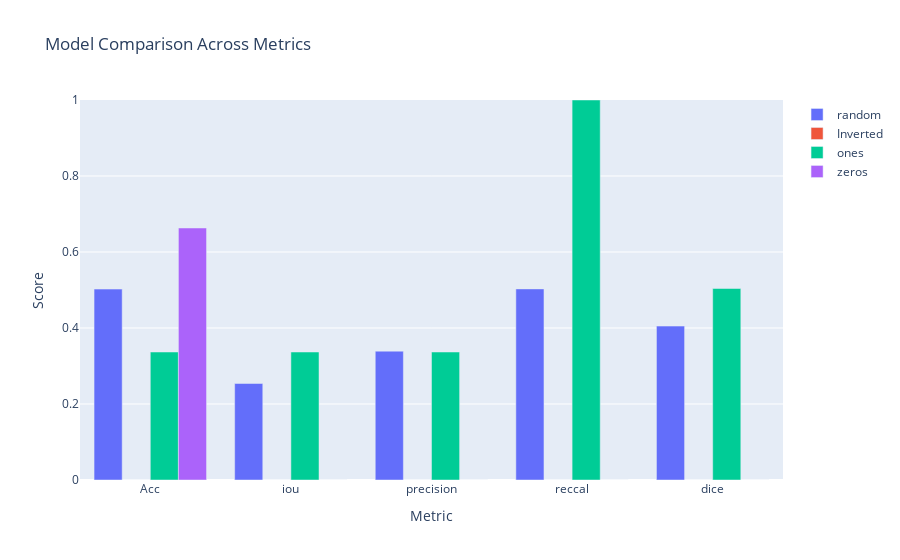

This figure's notebook cell:
### Code cell
metrics = ["Acc", "iou", "precision", "reccal", "dice"] 
names = ["inverted", "ones", "zeros", "random"]

fig = go.Figure(data=[
    go.Bar(name="random", x=metrics, y=random_metrics["confusionMatrixMetrics"]),
    go.Bar(name='Inverted', x=metrics, y=inverted_metrics["confusionMatrixMetrics"]),
    go.Bar(name='ones', x=metrics, y=ones_metrics["confusionMatrixMetrics"]),
    go.Bar(name='zeros', x=metrics, y=zeros_metrics["confusionMatrixMetrics"])
])

fig.update_layout(
    barmode='group',
    title='Model Comparison Across Metrics',
    xaxis_title='Metric',
    yaxis_title='Score',
    yaxis=dict(range=[0, 1])
)

fig.show()

### Figure 1 — Plotly figure (JSON) as saved in the notebook; plotly's stock layout.template omitted (floating-point values rounded to 4 significant figures)
{"data": [{"name": "random", "type": "bar", "x": ["Acc", "iou", "precision", "reccal", "dice"], "y": [0.5024, 0.254, 0.3391, 0.5029, 0.4051]}, {"name": "Inverted", "type": "bar", "x": ["Acc", "iou", "precision", "reccal", "dice"], "y": [0, 0, 0, 0, 0]}, {"name": "ones", "type": "bar", "x": ["Acc", "iou", "precision", "reccal", "dice"], "y": [0.3368, 0.3368, 0.3368, 1, 0.5039]}, {"name": "zeros", "type": "bar", "x": ["Acc", "iou", "precision", "reccal", "dice"], "y": [0.6632, 0, 0, 0, 0]}], "layout": {"barmode": "group", "title": {"text": "Model Comparison Across Metrics"}, "xaxis": {"title": {"text": "Metric"}}, "yaxis": {"range": [0, 1], "title": {"text": "Score"}}}}
